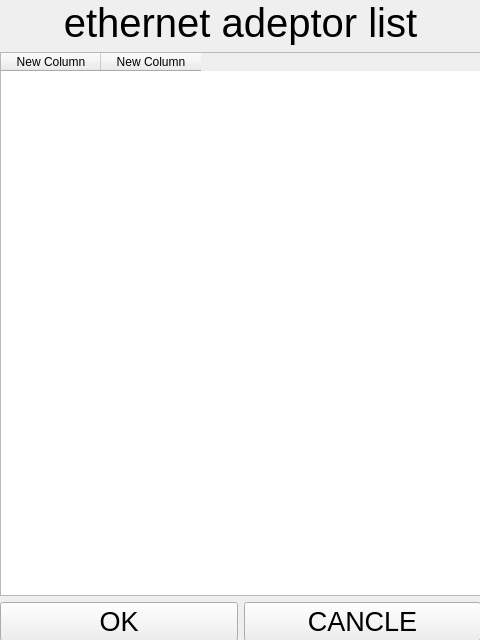
<?xml version="1.0" encoding="UTF-8"?>
<ui version="4.0">
 <class>SubWindow1</class>
 <widget class="QWidget" name="SubWindow1">
  <property name="geometry">
   <rect>
    <x>0</x>
    <y>0</y>
    <width>480</width>
    <height>640</height>
   </rect>
  </property>
  <property name="windowTitle">
   <string>Form</string>
  </property>
  <widget class="QWidget" name="verticalWidget" native="true">
   <property name="geometry">
    <rect>
     <x>0</x>
     <y>0</y>
     <width>481</width>
     <height>641</height>
    </rect>
   </property>
   <layout class="QVBoxLayout" name="verticalLayout">
    <property name="sizeConstraint">
     <enum>QLayout::SetDefaultConstraint</enum>
    </property>
    <item>
     <widget class="QLabel" name="sub_lb_main">
      <property name="font">
       <font>
        <pointsize>30</pointsize>
       </font>
      </property>
      <property name="text">
       <string>ethernet adeptor list</string>
      </property>
      <property name="alignment">
       <set>Qt::AlignCenter</set>
      </property>
     </widget>
    </item>
    <item>
     <widget class="QTableWidget" name="tableWidget">
      <column>
       <property name="text">
        <string>New Column</string>
       </property>
      </column>
      <column>
       <property name="text">
        <string>New Column</string>
       </property>
      </column>
     </widget>
    </item>
    <item>
     <layout class="QHBoxLayout" name="horizontalLayout_2">
      <item>
       <widget class="QPushButton" name="sub_btn_ok">
        <property name="font">
         <font>
          <pointsize>20</pointsize>
         </font>
        </property>
        <property name="text">
         <string>OK</string>
        </property>
       </widget>
      </item>
      <item>
       <widget class="QPushButton" name="sub_btn_cle">
        <property name="font">
         <font>
          <pointsize>20</pointsize>
         </font>
        </property>
        <property name="text">
         <string>CANCLE</string>
        </property>
       </widget>
      </item>
     </layout>
    </item>
   </layout>
  </widget>
 </widget>
 <resources/>
 <connections/>
</ui>
